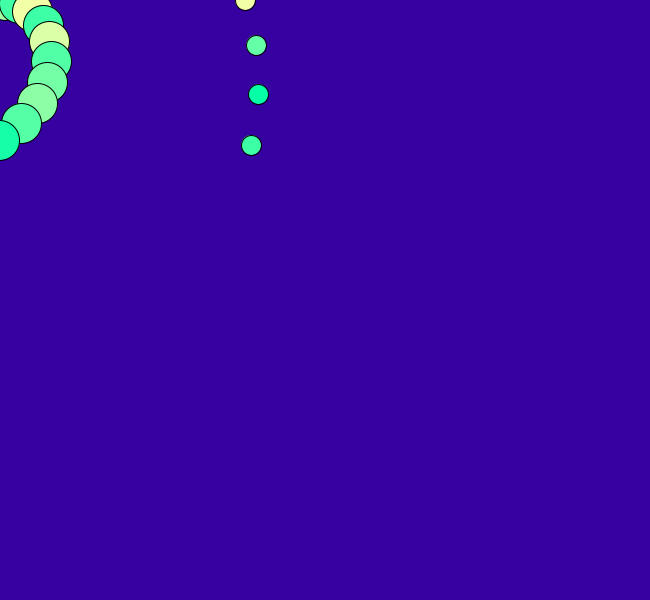
Frame 1 (no input)
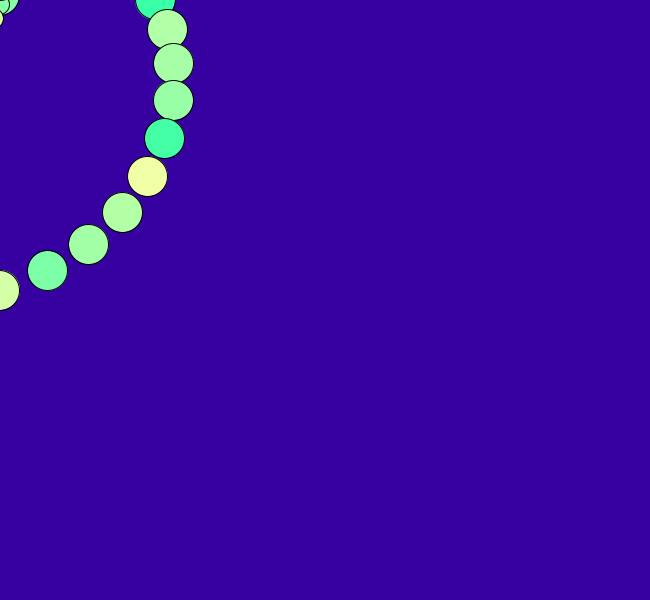
Frame 60 (the mouse pressed at the canvas centre just before this capture)
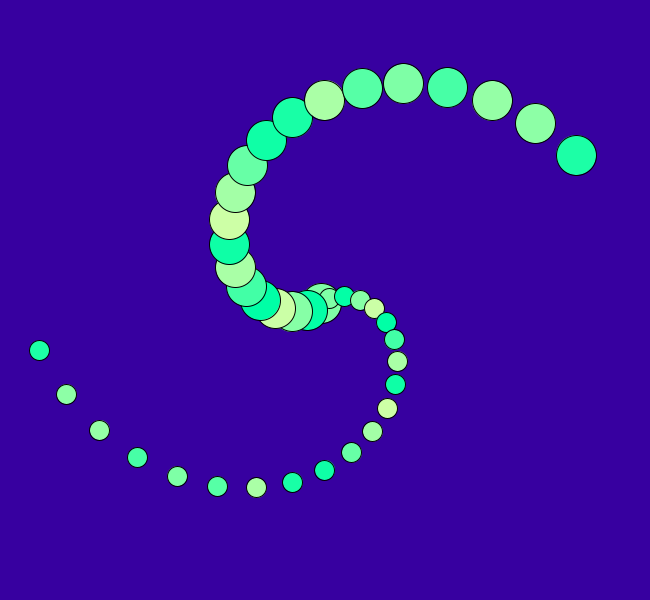
Frame 120 (the mouse held since frame 60 and released just before this capture)

The Processing sketch that drew these frames (run headless with seeded random() and noise(); from frame 60 on, the mouse is pressed at the canvas centre):

// Processing sketch: processing_98065
// ── processing_98065.pde

int objNum = 20;
float degrees = 220/objNum;
float distance = 50;
float angleOffset =0;
void setup () {
  size(650, 600);
}

void draw() {
  background(55, 0, 160);
  distance = 5;
  for (int i = 0; i < objNum; i++) {
fill(random( 255),255,166);
    float xOffset = cos(radians (degrees * i +angleOffset)) * distance;
    float yOffset = sin(radians (degrees *  i +angleOffset)) * distance;
    ellipse (mouseX + xOffset, mouseY + yOffset, 40, 40);
    xOffset = cos(radians (degrees * i +angleOffset + 200)) * distance;
    yOffset = sin(radians (degrees *  i +angleOffset + 200)) * distance;
    ellipse (mouseX + xOffset, mouseY + yOffset, 20, 20);
    distance+=15;
    angleOffset -=1;
 }
}
